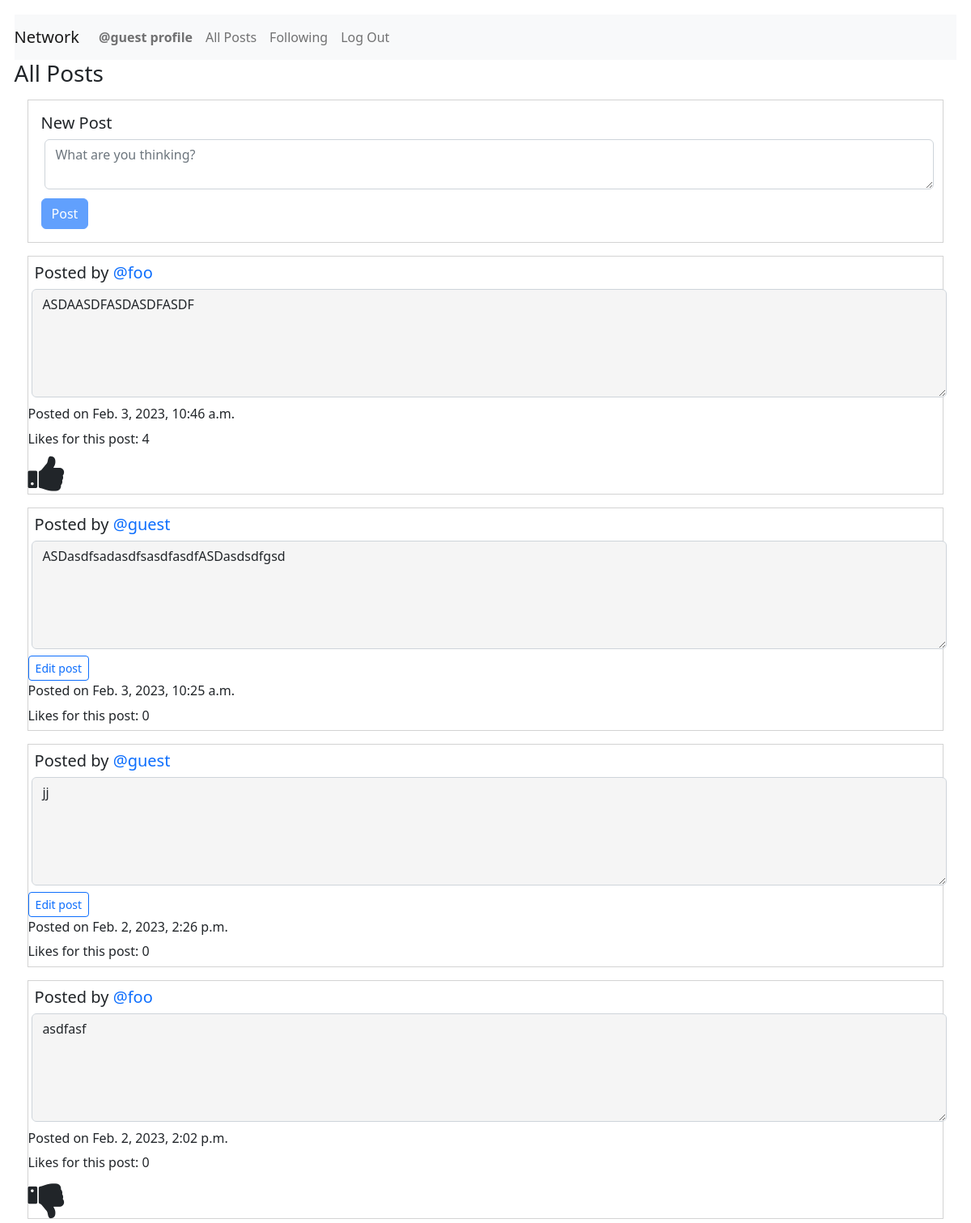
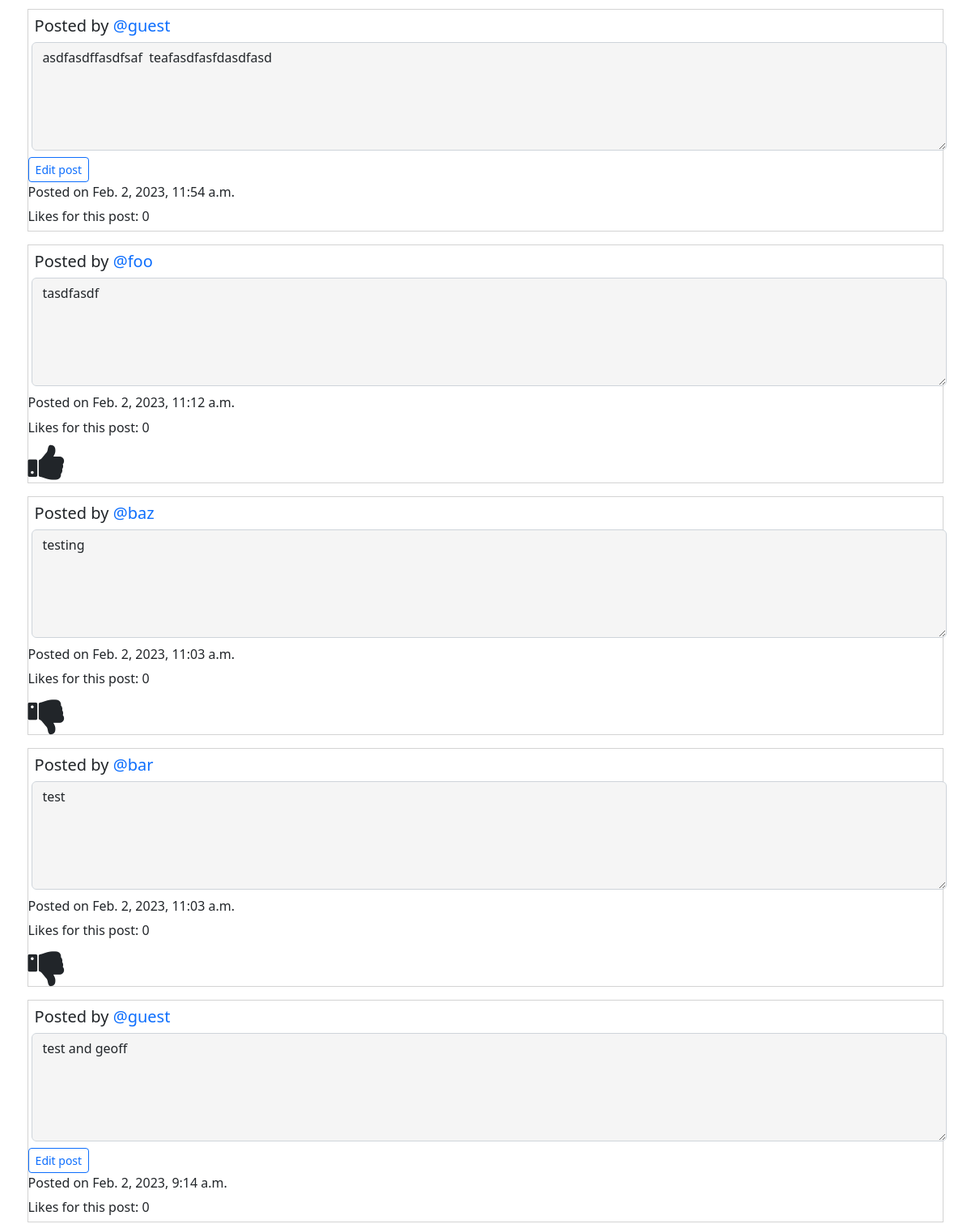
/allPosts (signed in, upper part), run on an earlier commit of the app's database (2 pictures, top to bottom).
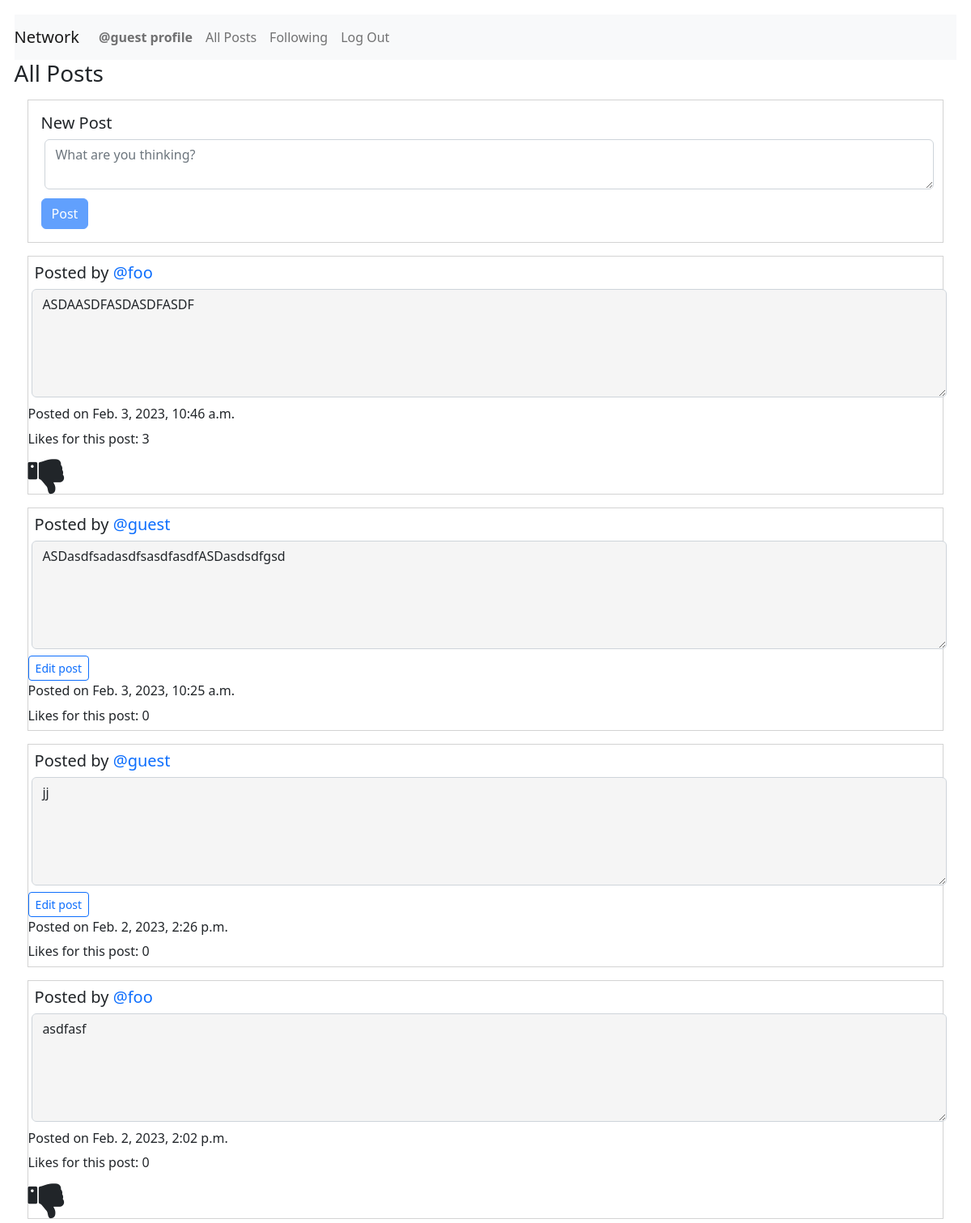
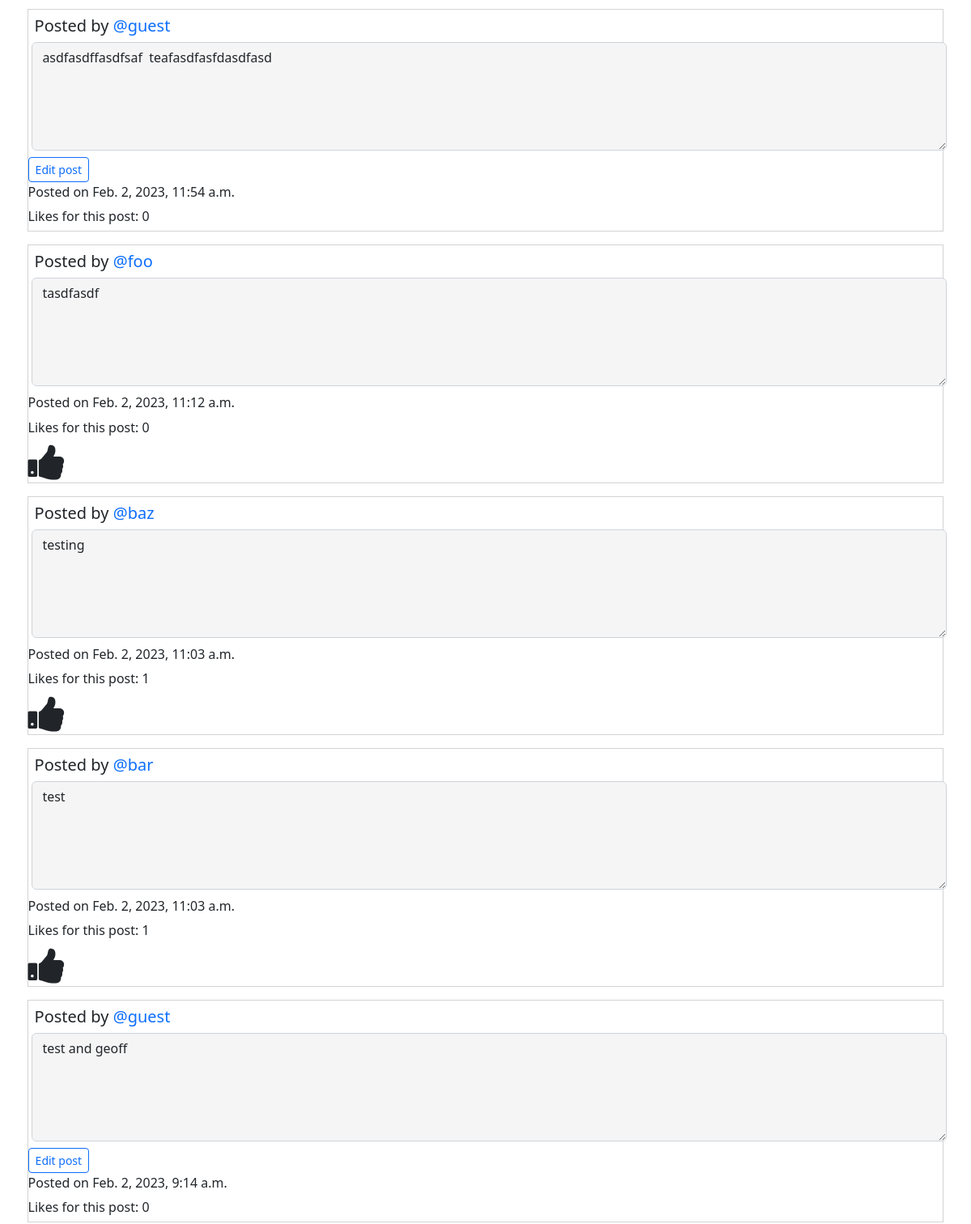
And on a later commit of the database (2 pictures, top to bottom).
### network/models.py (models this page shows, shortened)
class Posts(models.Model):
    creator = models.ForeignKey(
        User, on_delete=models.PROTECT, related_name="get_creator", blank=False)
    content = models.TextField(max_length=600)
    createdDate = models.DateTimeField(auto_now_add=True)
    likedUser = models.ManyToManyField(
        User, related_name="get_liked_users", blank=True)
    numberLikes = models.PositiveIntegerField(blank=True, default=0)

class User(AbstractUser):
    pass
    def __str__(self) -> str:
        return f"User Name: {self.username} - User ID: {self.id}"

### network/views.py (the view)
# urls.py: path("allPosts", views.djangoAllPosts, name="djangoAllPosts"),
@login_required
def djangoAllPosts(request):
    print("In DjangoAllPosts")
    user = request.user
    userLoggedIn = request.user.username
    user_id = request.user.id
    userName = User.objects.get(id=user_id)
    print(userName)
    print(user)
    print(userLoggedIn)
    postings = Posts.objects.filter().order_by('-createdDate')
    user_id = request.user.id
    likedUser = Posts.objects.filter(likedUser=user_id)
    print(likedUser)
    likeList = []
    for like in likedUser:
        currentObject = User.objects.get(id=user_id)
        print(currentObject.id)
        print(like.id)
        likeList.append(like.id)
    return render(request, "network/allPosts.html", {"postings": postings, "likeList": likeList})

### network/templates/network/allPosts.html (shortened to what this page needs)
{% extends "network/layout.html" %}
{% load static %}
{% block body %}
<div id="post-view">
    <h3>All Posts</h3>
    <div id="posty">
        <form id="post-form" action="{% url 'saveDjangoNewPost' %}" method="post">
            <h5>New Post</h5>
            <textarea class="form-control" id="post-body" placeholder="What are you thinking?" name="postContent"
                onkeyup="disableNewPostButton()"></textarea>
            <input type="submit" id="post-button" class="btn btn-primary" value="Post" />
        </form>
    </div>
    {% for post in postings %}
    <div id="allPostings">
        <div class="post{{forloop.counter0}}">
            <h5 class="creator">Posted by <a
                    href="{% url 'getProfile' post.creator.username %}">{{post.creator.username}}</a></h5><textarea
                class="form-control content{{forloop.counter0}}" id="readonlyContent{{forloop.counter0}}" rows="5"
                readonly="true">{{post.content}}</textarea>
            {% if post.creator.username == user.username %}
            <button class="btn btn-sm btn-outline-primary edit{{forloop.counter0}}" id="editButton{{forloop.counter0}}"
                onclick="editPost('{{post.id}}')">Edit post</button>
            {% endif %}
            <p class="timestamp{{forloop.counter0}}">Posted on {{post.createdDate}}</p>
            <p id="numberLikes{{forloop.counter0}}" class="numberLikes{{forloop.counter0}}">Likes for this post: {{post.numberLikes}}</p>
            {% if post.id in likeList and post.creator.username != user.username %}
            <i class="fa fa-thumbs-up {{forloop.counter0}}" id="thumbsUp{{forloop.counter0}}" aria-hidden="true" onclick="likePost('{{post.id}}', '{{post.creator.username}}', '{{user.username}}')"></i>
            {% elif post.id not in likeList and post.creator.username != user.username %}
            <i class="fa fa-thumbs-down {{forloop.counter0}}" id="thumbsDown{{forloop.counter0}}" aria-hidden="true" onclick="likePost('{{post.id}}', '{{post.creator.username}}', '{{user.username}}')"></i>
            {% endif %}
        </div>
    </div>
    {% endfor %}
</div>
{% endblock %}

What changed in the data, as far as the page shows it:
changed Posts "Feb. 3, 2023, 10:46 a.m.": numberLikes "4" → "3"
changed Posts "testing": numberLikes "0" → "1"
changed Posts "test": numberLikes "0" → "1"
